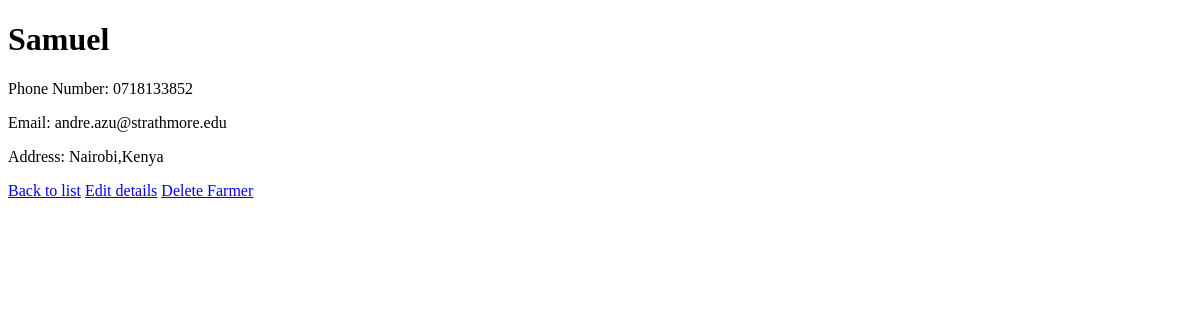
/farmers/farmers/1/, run on an earlier commit of the app's database.
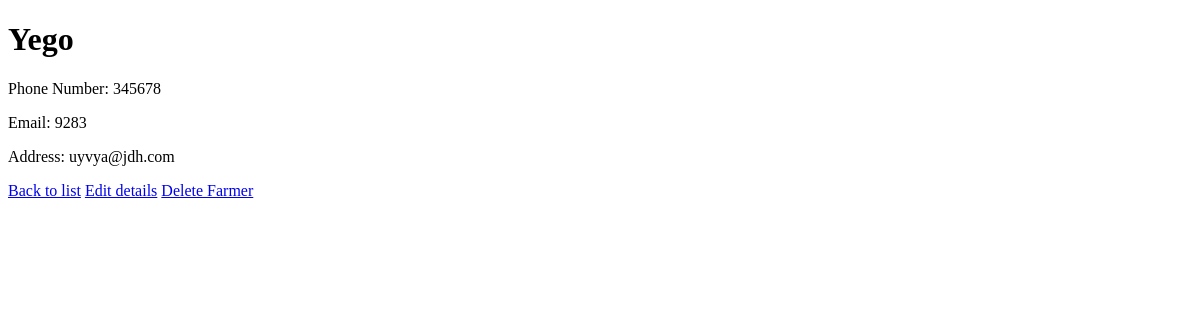
And on a later commit of the database.
### farmers/models.py (models this page shows)
class FarmerDetail(models.Model):
    user_profile = models.OneToOneField(UserProfile, on_delete=models.CASCADE)
    dbfarmerUsername = models.CharField(max_length=100)
    dbfarmerPhonenum = models.CharField(max_length=15)
    dbfarmerPassword = models.CharField(max_length=255)
    dbfarmerEmail = models.CharField(max_length=100)
    dbfarmerAddress = models.CharField(max_length=100)
    class Meta:
        db_table = "farmer"

### farmers/views.py (the view)
# urls.py: path('farmers/<int:pk>/', views.farmer_detail, name='farmer_detail'),
def farmer_detail(request, pk):
    farmer = get_object_or_404(FarmerDetail, pk=pk)
    return render(request, 'myapp/farmer_detail.html', {'farmer': farmer})

### farmers/templates/myapp/farmer_detail.html (shortened to what this page needs)
<!DOCTYPE html>
<html>
<head>
</head>
<body>
    <h1>{{ farmer.dbfarmerUsername }}</h1>
    <p>Phone Number: {{ farmer.dbfarmerPhonenum }}</p>
    <p>Email: {{ farmer.dbfarmerEmail }}</p>
    <p>Address: {{ farmer.dbfarmerAddress }}</p>
    <a href="{% url 'farmer_list' %}">Back to list</a>
    <a href="{% url 'farmer_update' farmer.pk %}">Edit details</a>
    <a href="{% url 'farmer_delete' farmer.pk %}">Delete Farmer</a>
</body>
</html>

What changed in the data, as far as the page shows it:
changed FarmerDetail: dbfarmerUsername "Samuel" → "Yego"; dbfarmerPhonenum "0718133852" → "345678"; dbfarmerEmail "andre.azu@strathmore.edu" → "9283"; dbfarmerAddress "Nairobi,Kenya" → "uyvya@jdh.com"
